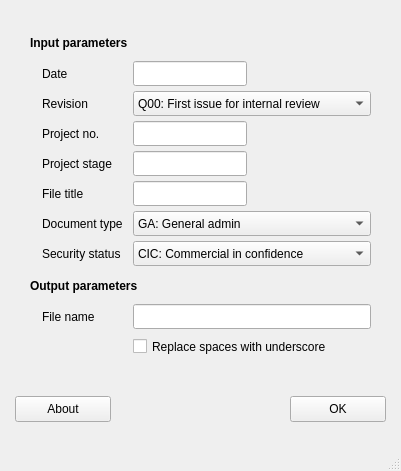
<?xml version="1.0" encoding="UTF-8"?>
<ui version="4.0">
 <class>MainWindow</class>
 <widget class="QMainWindow" name="MainWindow">
  <property name="geometry">
   <rect>
    <x>0</x>
    <y>0</y>
    <width>401</width>
    <height>471</height>
   </rect>
  </property>
  <property name="sizePolicy">
   <sizepolicy hsizetype="Minimum" vsizetype="Minimum">
    <horstretch>0</horstretch>
    <verstretch>0</verstretch>
   </sizepolicy>
  </property>
  <property name="windowTitle">
   <string>MainWindow</string>
  </property>
  <property name="toolTip">
   <string/>
  </property>
  <property name="statusTip">
   <string/>
  </property>
  <widget class="QWidget" name="centralwidget">
   <layout class="QVBoxLayout" name="verticalLayout">
    <property name="spacing">
     <number>10</number>
    </property>
    <property name="leftMargin">
     <number>15</number>
    </property>
    <property name="topMargin">
     <number>15</number>
    </property>
    <property name="rightMargin">
     <number>15</number>
    </property>
    <property name="bottomMargin">
     <number>15</number>
    </property>
    <item>
     <widget class="QFrame" name="frame_userio">
      <property name="sizePolicy">
       <sizepolicy hsizetype="Fixed" vsizetype="Minimum">
        <horstretch>0</horstretch>
        <verstretch>0</verstretch>
       </sizepolicy>
      </property>
      <property name="minimumSize">
       <size>
        <width>300</width>
        <height>0</height>
       </size>
      </property>
      <property name="maximumSize">
       <size>
        <width>450</width>
        <height>16777215</height>
       </size>
      </property>
      <layout class="QGridLayout" name="gridLayout">
       <property name="leftMargin">
        <number>15</number>
       </property>
       <property name="topMargin">
        <number>15</number>
       </property>
       <property name="rightMargin">
        <number>15</number>
       </property>
       <property name="bottomMargin">
        <number>15</number>
       </property>
       <property name="horizontalSpacing">
        <number>10</number>
       </property>
       <property name="verticalSpacing">
        <number>5</number>
       </property>
       <item row="1" column="1">
        <widget class="QLabel" name="label_16">
         <property name="minimumSize">
          <size>
           <width>0</width>
           <height>25</height>
          </size>
         </property>
         <property name="maximumSize">
          <size>
           <width>16777215</width>
           <height>25</height>
          </size>
         </property>
         <property name="text">
          <string>Date</string>
         </property>
         <property name="alignment">
          <set>Qt::AlignLeading|Qt::AlignLeft|Qt::AlignVCenter</set>
         </property>
        </widget>
       </item>
       <item row="10" column="1">
        <widget class="QLabel" name="label_23">
         <property name="minimumSize">
          <size>
           <width>0</width>
           <height>25</height>
          </size>
         </property>
         <property name="maximumSize">
          <size>
           <width>16777215</width>
           <height>25</height>
          </size>
         </property>
         <property name="text">
          <string>File name</string>
         </property>
         <property name="alignment">
          <set>Qt::AlignLeading|Qt::AlignLeft|Qt::AlignVCenter</set>
         </property>
        </widget>
       </item>
       <item row="6" column="2" colspan="2">
        <widget class="QComboBox" name="comboBox_6_type">
         <property name="minimumSize">
          <size>
           <width>0</width>
           <height>25</height>
          </size>
         </property>
         <property name="maximumSize">
          <size>
           <width>16777215</width>
           <height>25</height>
          </size>
         </property>
         <item>
          <property name="text">
           <string>GA: General admin</string>
          </property>
         </item>
         <item>
          <property name="text">
           <string>MD: Marketing</string>
          </property>
         </item>
         <item>
          <property name="text">
           <string>FP: Fee proposal</string>
          </property>
         </item>
         <item>
          <property name="text">
           <string>LT: Letter</string>
          </property>
         </item>
         <item>
          <property name="text">
           <string>DN: Design note</string>
          </property>
         </item>
         <item>
          <property name="text">
           <string>OF: Outline strategy</string>
          </property>
         </item>
         <item>
          <property name="text">
           <string>DF: Detailed strategy</string>
          </property>
         </item>
         <item>
          <property name="text">
           <string>RF: Retrospective strategy</string>
          </property>
         </item>
         <item>
          <property name="text">
           <string>FA: Fire risk assessment</string>
          </property>
         </item>
         <item>
          <property name="text">
           <string>FS: Fire survey report</string>
          </property>
         </item>
         <item>
          <property name="text">
           <string>FN: File note</string>
          </property>
         </item>
         <item>
          <property name="text">
           <string>MN: Meeting notes</string>
          </property>
         </item>
         <item>
          <property name="text">
           <string>CS: Calculation sheet</string>
          </property>
         </item>
         <item>
          <property name="text">
           <string>SK: Sketch</string>
          </property>
         </item>
         <item>
          <property name="text">
           <string>DW: Drawing</string>
          </property>
         </item>
         <item>
          <property name="text">
           <string>XO: Expert opinion</string>
          </property>
         </item>
        </widget>
       </item>
       <item row="1" column="0">
        <spacer name="horizontalSpacer_2">
         <property name="orientation">
          <enum>Qt::Horizontal</enum>
         </property>
         <property name="sizeType">
          <enum>QSizePolicy::Fixed</enum>
         </property>
         <property name="sizeHint" stdset="0">
          <size>
           <width>2</width>
           <height>20</height>
          </size>
         </property>
        </spacer>
       </item>
       <item row="2" column="2" colspan="2">
        <widget class="QComboBox" name="comboBox_2_revision">
         <property name="minimumSize">
          <size>
           <width>0</width>
           <height>25</height>
          </size>
         </property>
         <property name="maximumSize">
          <size>
           <width>16777215</width>
           <height>25</height>
          </size>
         </property>
         <item>
          <property name="text">
           <string>Q00: First issue for internal review</string>
          </property>
         </item>
         <item>
          <property name="text">
           <string>Q01: Reviewer's comments</string>
          </property>
         </item>
         <item>
          <property name="text">
           <string>Q02: Authoriser's comments</string>
          </property>
         </item>
         <item>
          <property name="text">
           <string>D00: First issue to others for comment</string>
          </property>
         </item>
         <item>
          <property name="text">
           <string>D01: Sub-sequent external reviews</string>
          </property>
         </item>
         <item>
          <property name="text">
           <string>R00: First issue</string>
          </property>
         </item>
         <item>
          <property name="text">
           <string>R01: Second issue</string>
          </property>
         </item>
        </widget>
       </item>
       <item row="4" column="2">
        <widget class="QLineEdit" name="lineEdit_4_project_stage">
         <property name="minimumSize">
          <size>
           <width>0</width>
           <height>25</height>
          </size>
         </property>
         <property name="maximumSize">
          <size>
           <width>16777215</width>
           <height>25</height>
          </size>
         </property>
         <property name="text">
          <string/>
         </property>
        </widget>
       </item>
       <item row="2" column="1">
        <widget class="QLabel" name="label_15">
         <property name="minimumSize">
          <size>
           <width>0</width>
           <height>25</height>
          </size>
         </property>
         <property name="maximumSize">
          <size>
           <width>16777215</width>
           <height>25</height>
          </size>
         </property>
         <property name="text">
          <string>Revision</string>
         </property>
         <property name="alignment">
          <set>Qt::AlignLeading|Qt::AlignLeft|Qt::AlignVCenter</set>
         </property>
        </widget>
       </item>
       <item row="7" column="1">
        <widget class="QLabel" name="label_20">
         <property name="minimumSize">
          <size>
           <width>0</width>
           <height>25</height>
          </size>
         </property>
         <property name="maximumSize">
          <size>
           <width>16777215</width>
           <height>25</height>
          </size>
         </property>
         <property name="text">
          <string>Security status</string>
         </property>
         <property name="alignment">
          <set>Qt::AlignLeading|Qt::AlignLeft|Qt::AlignVCenter</set>
         </property>
        </widget>
       </item>
       <item row="3" column="2">
        <widget class="QLineEdit" name="lineEdit_3_project_no">
         <property name="minimumSize">
          <size>
           <width>0</width>
           <height>25</height>
          </size>
         </property>
         <property name="maximumSize">
          <size>
           <width>16777215</width>
           <height>25</height>
          </size>
         </property>
         <property name="text">
          <string/>
         </property>
        </widget>
       </item>
       <item row="1" column="2">
        <widget class="QLineEdit" name="lineEdit_1_date">
         <property name="minimumSize">
          <size>
           <width>0</width>
           <height>25</height>
          </size>
         </property>
         <property name="maximumSize">
          <size>
           <width>16777215</width>
           <height>25</height>
          </size>
         </property>
         <property name="text">
          <string/>
         </property>
        </widget>
       </item>
       <item row="4" column="1">
        <widget class="QLabel" name="label_17">
         <property name="minimumSize">
          <size>
           <width>0</width>
           <height>25</height>
          </size>
         </property>
         <property name="maximumSize">
          <size>
           <width>16777215</width>
           <height>25</height>
          </size>
         </property>
         <property name="text">
          <string>Project stage</string>
         </property>
         <property name="alignment">
          <set>Qt::AlignLeading|Qt::AlignLeft|Qt::AlignVCenter</set>
         </property>
        </widget>
       </item>
       <item row="5" column="1">
        <widget class="QLabel" name="label_18">
         <property name="minimumSize">
          <size>
           <width>0</width>
           <height>25</height>
          </size>
         </property>
         <property name="maximumSize">
          <size>
           <width>16777215</width>
           <height>25</height>
          </size>
         </property>
         <property name="text">
          <string>File title</string>
         </property>
         <property name="alignment">
          <set>Qt::AlignLeading|Qt::AlignLeft|Qt::AlignVCenter</set>
         </property>
        </widget>
       </item>
       <item row="5" column="2">
        <widget class="QLineEdit" name="lineEdit_5_title">
         <property name="minimumSize">
          <size>
           <width>0</width>
           <height>25</height>
          </size>
         </property>
         <property name="maximumSize">
          <size>
           <width>16777215</width>
           <height>25</height>
          </size>
         </property>
         <property name="text">
          <string/>
         </property>
        </widget>
       </item>
       <item row="6" column="1">
        <widget class="QLabel" name="label_19">
         <property name="minimumSize">
          <size>
           <width>0</width>
           <height>25</height>
          </size>
         </property>
         <property name="maximumSize">
          <size>
           <width>16777215</width>
           <height>25</height>
          </size>
         </property>
         <property name="text">
          <string>Document type</string>
         </property>
         <property name="alignment">
          <set>Qt::AlignLeading|Qt::AlignLeft|Qt::AlignVCenter</set>
         </property>
        </widget>
       </item>
       <item row="3" column="1">
        <widget class="QLabel" name="label_14">
         <property name="minimumSize">
          <size>
           <width>0</width>
           <height>25</height>
          </size>
         </property>
         <property name="maximumSize">
          <size>
           <width>16777215</width>
           <height>25</height>
          </size>
         </property>
         <property name="text">
          <string>Project no.</string>
         </property>
         <property name="alignment">
          <set>Qt::AlignLeading|Qt::AlignLeft|Qt::AlignVCenter</set>
         </property>
        </widget>
       </item>
       <item row="7" column="2" colspan="2">
        <widget class="QComboBox" name="comboBox_7_security_status">
         <property name="minimumSize">
          <size>
           <width>0</width>
           <height>25</height>
          </size>
         </property>
         <property name="maximumSize">
          <size>
           <width>16777215</width>
           <height>25</height>
          </size>
         </property>
         <item>
          <property name="text">
           <string>CIC: Commercial in confidence</string>
          </property>
         </item>
         <item>
          <property name="text">
           <string>WPC: Without prejudice and confidential</string>
          </property>
         </item>
         <item>
          <property name="text">
           <string>SDS: Secure document</string>
          </property>
         </item>
         <item>
          <property name="text">
           <string>FID: Free issue document (no security status)</string>
          </property>
         </item>
        </widget>
       </item>
       <item row="9" column="0" colspan="4">
        <widget class="QLabel" name="label_22">
         <property name="minimumSize">
          <size>
           <width>121</width>
           <height>26</height>
          </size>
         </property>
         <property name="maximumSize">
          <size>
           <width>16777215</width>
           <height>26</height>
          </size>
         </property>
         <property name="text">
          <string>&lt;b&gt;Output parameters&lt;/b&gt;</string>
         </property>
         <property name="alignment">
          <set>Qt::AlignLeading|Qt::AlignLeft|Qt::AlignVCenter</set>
         </property>
        </widget>
       </item>
       <item row="0" column="0" colspan="4">
        <widget class="QLabel" name="label_21">
         <property name="minimumSize">
          <size>
           <width>121</width>
           <height>26</height>
          </size>
         </property>
         <property name="maximumSize">
          <size>
           <width>16777215</width>
           <height>26</height>
          </size>
         </property>
         <property name="text">
          <string>&lt;b&gt;Input parameters&lt;b&gt;</string>
         </property>
         <property name="alignment">
          <set>Qt::AlignLeading|Qt::AlignLeft|Qt::AlignVCenter</set>
         </property>
        </widget>
       </item>
       <item row="1" column="3">
        <spacer name="horizontalSpacer_3">
         <property name="orientation">
          <enum>Qt::Horizontal</enum>
         </property>
         <property name="sizeHint" stdset="0">
          <size>
           <width>40</width>
           <height>20</height>
          </size>
         </property>
        </spacer>
       </item>
       <item row="10" column="2" colspan="2">
        <widget class="QLineEdit" name="lineEdit_out_result">
         <property name="minimumSize">
          <size>
           <width>0</width>
           <height>25</height>
          </size>
         </property>
         <property name="maximumSize">
          <size>
           <width>16777215</width>
           <height>25</height>
          </size>
         </property>
        </widget>
       </item>
       <item row="11" column="2" colspan="2">
        <widget class="QCheckBox" name="checkBox_replace_spaces">
         <property name="minimumSize">
          <size>
           <width>0</width>
           <height>25</height>
          </size>
         </property>
         <property name="maximumSize">
          <size>
           <width>16777215</width>
           <height>25</height>
          </size>
         </property>
         <property name="text">
          <string>Replace spaces with underscore</string>
         </property>
        </widget>
       </item>
       <item row="8" column="1">
        <spacer name="verticalSpacer_4">
         <property name="orientation">
          <enum>Qt::Vertical</enum>
         </property>
         <property name="sizeType">
          <enum>QSizePolicy::Fixed</enum>
         </property>
         <property name="sizeHint" stdset="0">
          <size>
           <width>17</width>
           <height>2</height>
          </size>
         </property>
        </spacer>
       </item>
      </layout>
     </widget>
    </item>
    <item>
     <widget class="QWidget" name="widget_bottom" native="true">
      <layout class="QHBoxLayout" name="horizontalLayout_2">
       <property name="spacing">
        <number>0</number>
       </property>
       <property name="leftMargin">
        <number>0</number>
       </property>
       <property name="topMargin">
        <number>0</number>
       </property>
       <property name="rightMargin">
        <number>0</number>
       </property>
       <property name="bottomMargin">
        <number>0</number>
       </property>
       <item>
        <widget class="QPushButton" name="pushButton_about">
         <property name="sizePolicy">
          <sizepolicy hsizetype="Preferred" vsizetype="Preferred">
           <horstretch>0</horstretch>
           <verstretch>0</verstretch>
          </sizepolicy>
         </property>
         <property name="minimumSize">
          <size>
           <width>96</width>
           <height>26</height>
          </size>
         </property>
         <property name="maximumSize">
          <size>
           <width>96</width>
           <height>26</height>
          </size>
         </property>
         <property name="text">
          <string>About</string>
         </property>
        </widget>
       </item>
       <item>
        <spacer name="horizontalSpacer">
         <property name="font">
          <font>
           <pointsize>10</pointsize>
          </font>
         </property>
         <property name="orientation">
          <enum>Qt::Horizontal</enum>
         </property>
         <property name="sizeHint" stdset="0">
          <size>
           <width>40</width>
           <height>20</height>
          </size>
         </property>
        </spacer>
       </item>
       <item>
        <widget class="QPushButton" name="pushButton_ok">
         <property name="sizePolicy">
          <sizepolicy hsizetype="Preferred" vsizetype="Preferred">
           <horstretch>0</horstretch>
           <verstretch>0</verstretch>
          </sizepolicy>
         </property>
         <property name="minimumSize">
          <size>
           <width>96</width>
           <height>26</height>
          </size>
         </property>
         <property name="maximumSize">
          <size>
           <width>96</width>
           <height>26</height>
          </size>
         </property>
         <property name="text">
          <string>OK</string>
         </property>
        </widget>
       </item>
      </layout>
     </widget>
    </item>
   </layout>
  </widget>
  <widget class="QMenuBar" name="menubar">
   <property name="geometry">
    <rect>
     <x>0</x>
     <y>0</y>
     <width>401</width>
     <height>21</height>
    </rect>
   </property>
  </widget>
  <widget class="QStatusBar" name="statusbar"/>
 </widget>
 <tabstops>
  <tabstop>lineEdit_1_date</tabstop>
  <tabstop>comboBox_2_revision</tabstop>
  <tabstop>lineEdit_3_project_no</tabstop>
  <tabstop>lineEdit_4_project_stage</tabstop>
  <tabstop>lineEdit_5_title</tabstop>
  <tabstop>comboBox_6_type</tabstop>
  <tabstop>comboBox_7_security_status</tabstop>
  <tabstop>lineEdit_out_result</tabstop>
  <tabstop>checkBox_replace_spaces</tabstop>
  <tabstop>pushButton_ok</tabstop>
  <tabstop>pushButton_about</tabstop>
 </tabstops>
 <resources/>
 <connections/>
</ui>
